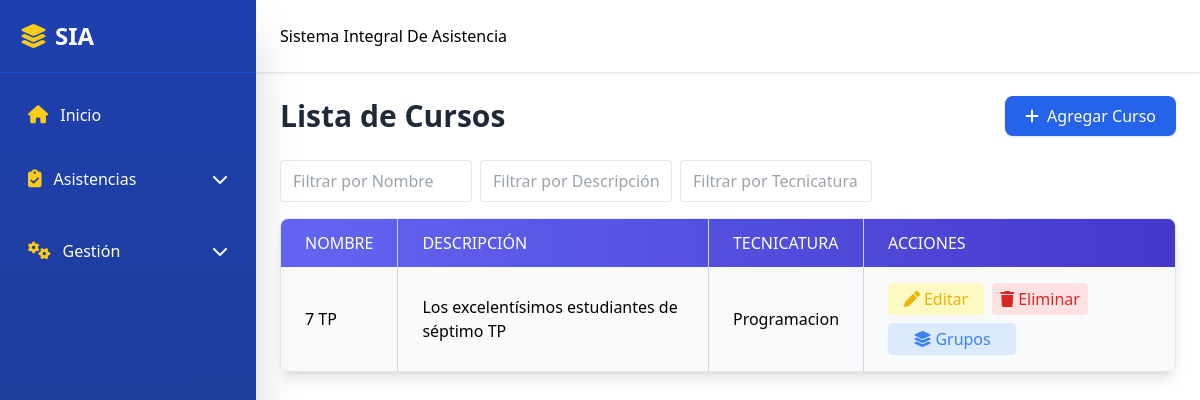
/courses.php, run on an earlier commit of the app's database.
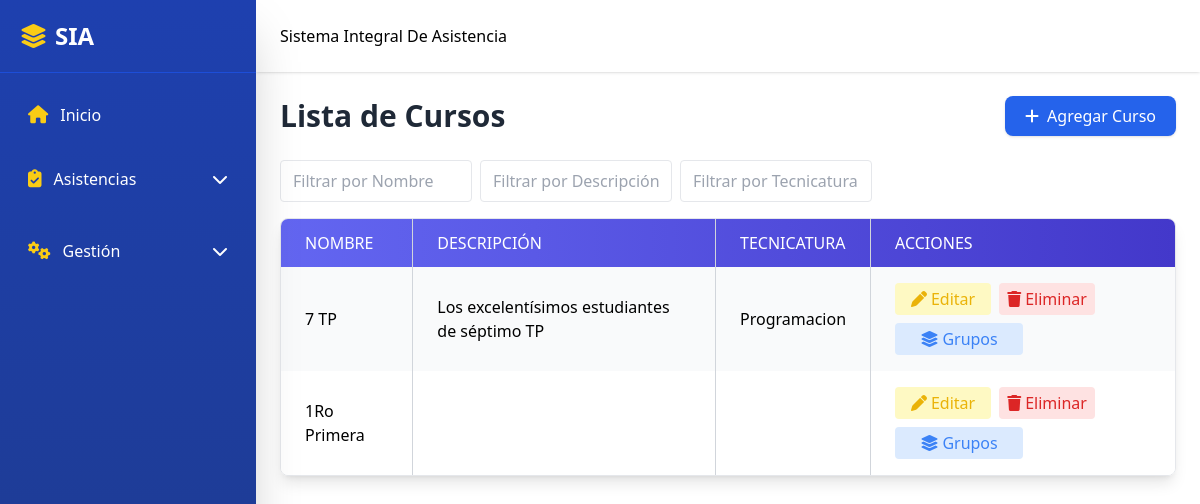
And on a later commit of the database.
### tables this page shows
CREATE TABLE `courses` (
  `course_id` int(11) NOT NULL,
  `name` varchar(100) NOT NULL,
  `description` text DEFAULT NULL,
  `technical_degree` varchar(50) DEFAULT NULL
);

### courses.php (the view, shortened to what this page needs)
<?php
include 'includes/header.php';
include 'includes/sidebar.php';
include 'includes/navbar.php';
include 'includes/conn.php';
?>
<div class="flex-1 md:ml-64 transition-all duration-300">
  <br><br><br>
  <main class="pt-20 p-4 md:p-6">
    <div class="flex flex-col md:flex-row justify-between items-start md:items-center mb-6 gap-3">
      <h1 class="text-3xl font-bold text-gray-800">Lista de Cursos</h1>
      <a href="javascript:void(0)" onclick="openModal('addCourseModal')" class="inline-flex items-center bg-blue-600 text-white px-5 py-2 rounded-lg shadow hover:bg-blue-700 transition flex-shrink-0">
        <i class="fa-solid fa-plus mr-2"></i> Agregar Curso
      </a>
    </div>
    <div class="flex flex-wrap gap-2 mb-4">
      <input type="text" id="filterName" placeholder="Filtrar por Nombre" class="px-3 py-2 border rounded w-48">
      <input type="text" id="filterDescription" placeholder="Filtrar por Descripción" class="px-3 py-2 border rounded w-48">
      <input type="text" id="filterDegree" placeholder="Filtrar por Tecnicatura" class="px-3 py-2 border rounded w-48">
    </div>
    <div class="overflow-x-auto rounded-lg shadow-lg border border-gray-200">
      <table class="min-w-full border-collapse" id="coursesTable">
        <thead class="bg-gradient-to-r from-indigo-500 to-indigo-700 text-white">
          <tr>
            <th class="px-4 md:px-6 py-3 border-r border-gray-300 text-left font-medium uppercase text-sm md:text-base">Nombre</th>
            <th class="px-4 md:px-6 py-3 border-r border-gray-300 text-left font-medium uppercase text-sm md:text-base">Descripción</th>
            <th class="px-4 md:px-6 py-3 border-r border-gray-300 text-left font-medium uppercase text-sm md:text-base">Tecnicatura</th>
            <th class="px-4 md:px-6 py-3 text-left font-medium uppercase text-sm md:text-base">Acciones</th>
          </tr>
        </thead>
        <tbody>
          <?php
          try {
              $sql = "SELECT * FROM courses ORDER BY course_id ASC";
              $stmt = $conn->query($sql);
              $courses = $stmt->fetchAll();
              if ($courses) {
                  foreach ($courses as $i => $course) {
                      $rowClass = $i % 2 === 0 ? 'bg-gray-50' : 'bg-white';
                      echo "<tr class='hover:bg-gray-100 {$rowClass}'>";
                      echo "<td class='px-4 md:px-6 py-4 border-r border-gray-300'>{$course['name']}</td>";
                      echo "<td class='px-4 md:px-6 py-4 border-r border-gray-300'>{$course['description']}</td>";
                      echo "<td class='px-4 md:px-6 py-4 border-r border-gray-300'>{$course['technical_degree']}</td>";
                      echo "<td class='px-4 md:px-6 py-4 flex flex-wrap gap-2'>";
                      echo "<a href='javascript:void(0)'
                              onclick='openEditModalCourse(".json_encode($course).")'
                              class='text-yellow-500 hover:text-yellow-700 bg-yellow-100 px-3 py-1 rounded flex items-center justify-center w-24 text-sm md:text-base'>
                              <i class='fa-solid fa-pen mr-1'></i>Editar
                            </a>";
                      echo "<a href='courses_back/delete_course.php?id={$course['course_id']}'
                              class='text-red-600 hover:text-red-800 bg-red-100 px-3 py-1 rounded flex items-center justify-center w-24 text-sm md:text-base'
                              onclick=\"return confirm('¿Estás seguro de eliminar este curso?')\">
                              <i class='fa-solid fa-trash mr-1'></i>Eliminar
                            </a>";
                      echo "<a href='javascript:void(0)'
                              onclick='openManageGroupsModal({$course['course_id']}, \"{$course['name']}\")'
                              class='text-blue-500 hover:text-blue-700 bg-blue-100 px-3 py-1 rounded flex items-center justify-center w-32 text-sm md:text-base'>
                              <i class='fa-solid fa-layer-group mr-1'></i>Grupos
                            </a>";
                      echo "</td>";
                      echo "</tr>";
                  }
              } else {
                  echo "<tr><td colspan='5' class='px-4 md:px-6 py-4 text-center text-gray-500'>No hay cursos registrados</td></tr>";
              }
          } catch (PDOException $e) {
              echo "<tr><td colspan='5' class='px-4 md:px-6 py-4 text-center text-red-600'>Error: {$e->getMessage()}</td></tr>";
          }
          ?>
        </tbody>
      </table>
    </div>
  </main>
</div>

What changed in the data, as far as the page shows it:
added courses: name "1Ro Primera"
